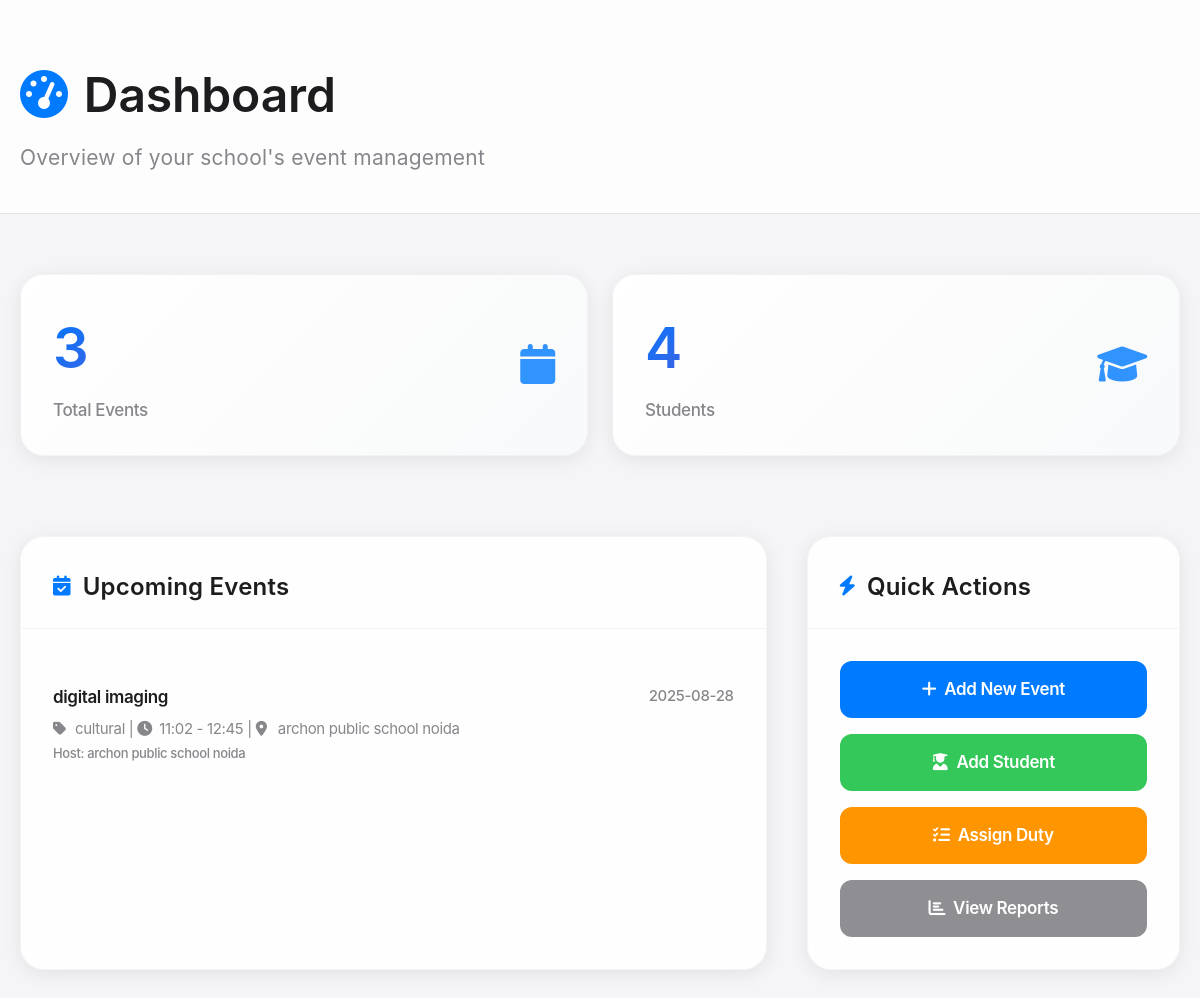
Before: / with the older database file.
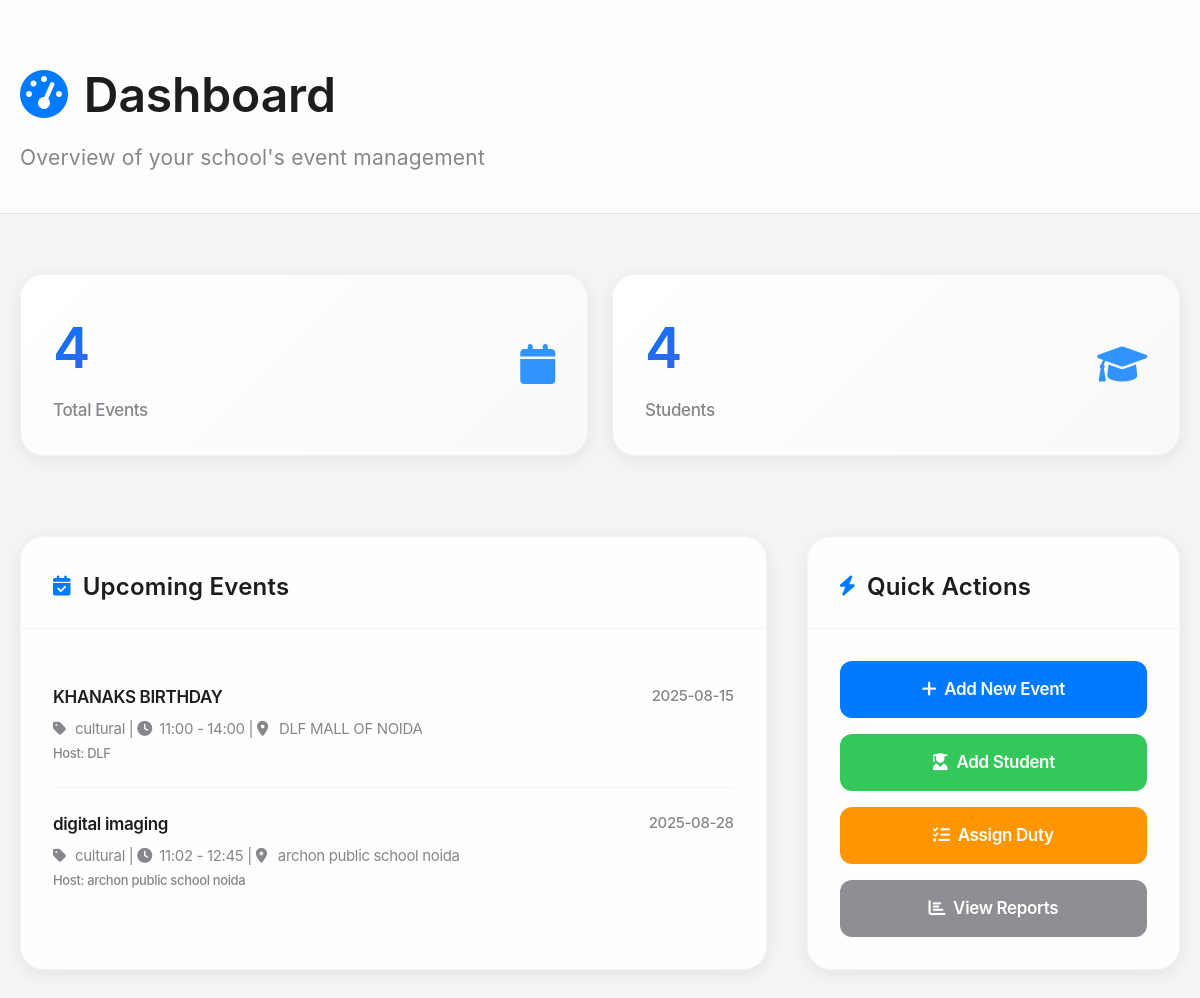
After: the same page with the newer database file.
### tables this page shows
CREATE TABLE events (
            id INTEGER PRIMARY KEY AUTOINCREMENT,
            name TEXT NOT NULL,
            type TEXT NOT NULL,
            event_date DATE NOT NULL,
            start_time TIME NOT NULL,
            end_time TIME NOT NULL,
            venue TEXT NOT NULL,
            description TEXT,
            host_school TEXT NOT NULL,
            participating_schools TEXT,
            status TEXT DEFAULT 'upcoming',
            created_at TIMESTAMP DEFAULT CURRENT_TIMESTAMP
        );

### app.py (the view)
@app.route('/')
def dashboard():
    conn = get_db_connection()
    total_events = conn.execute('SELECT COUNT(*) as count FROM events').fetchone()['count']
    total_participants = conn.execute('SELECT COUNT(*) as count FROM participants WHERE type = "student"').fetchone()['count']
    total_teachers = conn.execute('SELECT COUNT(*) as count FROM participants WHERE type = "teacher"').fetchone()['count']
    total_duties = conn.execute('SELECT COUNT(*) as count FROM duties').fetchone()['count']
    upcoming_events = conn.execute('''
        SELECT * FROM events
        WHERE event_date >= DATE('now')
        ORDER BY event_date ASC
        LIMIT 5
    ''').fetchall()
    conn.close()
    return render_template('dashboard.html',
                         total_events=total_events,
                         total_participants=total_participants,
                         total_teachers=total_teachers,
                         total_duties=total_duties,
                         upcoming_events=upcoming_events)

### app.py (called while the page is built)
def get_db_connection():
    conn = sqlite3.connect('events.db')
    conn.row_factory = sqlite3.Row
    return conn

### templates/dashboard.html (shortened to what this page needs)
<!DOCTYPE html>
<html lang="en">
<head>
    <link href="https://cdnjs.cloudflare.com/ajax/libs/font-awesome/6.0.0/css/all.min.css" rel="stylesheet">
</head>
<body>
    <div class="main-header fade-in">
        <div class="container">
            <h1><i class="fas fa-tachometer-alt"></i>Dashboard</h1>
            <p>Overview of your school's event management</p>
        </div>
    </div>
    <div class="container">
        <div class="stats-grid">
            <div class="stat-card fade-in">
                <div class="stat-card-content">
                    <div>
                        <div class="stat-number">{{ total_events }}</div>
                        <div class="stat-label">Total Events</div>
                    </div>
                    <div class="stat-icon">
                        <i class="fas fa-calendar"></i>
                    </div>
                </div>
            </div>
            <div class="stat-card fade-in">
                <div class="stat-card-content">
                    <div>
                        <div class="stat-number">{{ total_participants }}</div>
                        <div class="stat-label">Students</div>
                    </div>
                    <div class="stat-icon">
                        <i class="fas fa-graduation-cap"></i>
                    </div>
                </div>
            </div>
        </div>
        <div class="content-grid">
            <div class="apple-card fade-in">
                <div class="card-header">
                    <h2 class="card-title">
                        <i class="fas fa-calendar-check"></i>Upcoming Events
                    </h2>
                </div>
                <div class="card-body">
                    {% if upcoming_events %}
                        <ul class="event-list">
                            {% for event in upcoming_events %}
                                <li class="event-item">
                                    <div class="event-header">
                                        <div class="event-name">{{ event.name }}</div>
                                        <div class="event-date">{{ event.event_date }}</div>
                                    </div>
                                    <div class="event-details">
                                        <i class="fas fa-tag"></i>{{ event.type }} |
                                        <i class="fas fa-clock"></i>{{ event.start_time }} - {{ event.end_time }} |
                                        <i class="fas fa-map-marker-alt"></i>{{ event.venue }}
                                    </div>
                                    <div class="event-host">Host: {{ event.host_school }}</div>
                                </li>
                            {% endfor %}
                        </ul>
                    {% else %}
                        <div class="empty-state">
                            <i class="fas fa-calendar-times"></i>
                            <p>No upcoming events found.</p>
                        </div>
                    {% endif %}
                </div>
            </div>
            <div class="apple-card fade-in">
                <div class="card-header">
                    <h2 class="card-title">
                        <i class="fas fa-bolt"></i>Quick Actions
                    </h2>
                </div>
                <div class="card-body">
                    <div class="action-buttons">
                        <a href="{{ url_for('add_event') }}" class="action-btn">
                            <i class="fas fa-plus"></i>Add New Event
                        </a>
                        <a href="{{ url_for('add_participant') }}" class="action-btn success">
                            <i class="fas fa-user-graduate"></i>Add Student
                        </a>
                        <a href="{{ url_for('add_duty') }}" class="action-btn warning">
                            <i class="fas fa-tasks"></i>Assign Duty
                        </a>
                        <a href="{{ url_for('reports') }}" class="action-btn secondary">
                            <i class="fas fa-chart-bar"></i>View Reports
                        </a>
                    </div>
                </div>
            </div>
        </div>
    </div>
</body>
</html>

### templates/dashboard.html (style rules this page uses)
* { margin: 0; padding: 0; box-sizing: border-box; }
body { font-family: -apple-system, BlinkMacSystemFont, 'Segoe UI', Roboto, Oxygen, Ubuntu, Cantarell, sans-serif; background: #f5f5f7; color: #1d1d1f; line-height: 1.47059; font-weight: 400; letter-spacing: -.022em; }
.container { max-width: 1200px; margin: 0 auto; padding: 0 20px; }
.main-header { background: rgba(255, 255, 255, 0.8); backdrop-filter: saturate(180%) blur(20px); -webkit-backdrop-filter: saturate(180%) blur(20px); border-bottom: 1px solid rgba(0, 0, 0, 0.1); padding: 60px 0 40px; margin-bottom: 60px; position: sticky; top: 0; z-index: 100; }
.main-header h1 { font-size: 48px; font-weight: 600; letter-spacing: -.003em; margin-bottom: 12px; color: #1d1d1f; }
.main-header p { font-size: 21px; font-weight: 400; color: #86868b; letter-spacing: .011em; }
.main-header i { margin-right: 16px; color: #007aff; }
.stats-grid { display: grid; grid-template-columns: repeat(auto-fit, minmax(280px, 1fr)); gap: 24px; margin-bottom: 80px; }
.stat-card { background: linear-gradient(135deg, #ffffff 0%, #f8f9fa 100%); border-radius: 24px; padding: 32px; border: 1px solid rgba(0, 0, 0, 0.04); box-shadow: 0 4px 20px rgba(0, 0, 0, 0.08); transition: all 0.3s cubic-bezier(0.25, 0.46, 0.45, 0.94); position: relative; overflow: hidden; }
.stat-card::before { content: ''; position: absolute; top: 0; left: 0; right: 0; bottom: 0; background: linear-gradient(135deg, transparent 0%, rgba(0, 122, 255, 0.02) 100%); opacity: 0; transition: opacity 0.3s ease; }
.stat-card-content { display: flex; justify-content: space-between; align-items: center; position: relative; z-index: 2; }
.stat-number { font-size: 56px; font-weight: 600; letter-spacing: -.005em; margin-bottom: 8px; background: linear-gradient(135deg, #007aff 0%, #5856d6 100%); -webkit-background-clip: text; -webkit-text-fill-color: transparent; background-clip: text; }
.stat-label { font-size: 17px; color: #86868b; font-weight: 500; }
.stat-icon { font-size: 40px; color: #007aff; opacity: 0.8; }
.content-grid { display: grid; grid-template-columns: 2fr 1fr; gap: 40px; margin-bottom: 80px; }
.apple-card { background: rgba(255, 255, 255, 0.9); backdrop-filter: saturate(180%) blur(20px); -webkit-backdrop-filter: saturate(180%) blur(20px); border-radius: 24px; border: 1px solid rgba(0, 0, 0, 0.04); box-shadow: 0 4px 20px rgba(0, 0, 0, 0.08); overflow: hidden; transition: all 0.3s cubic-bezier(0.25, 0.46, 0.45, 0.94); }
.card-header { padding: 32px 32px 24px; border-bottom: 1px solid rgba(0, 0, 0, 0.04); }
.card-title { font-size: 24px; font-weight: 600; color: #1d1d1f; display: flex; align-items: center; letter-spacing: .009em; }
.card-title i { margin-right: 12px; color: #007aff; font-size: 20px; }
.card-body { padding: 32px; }
.event-list { list-style: none; }
.event-item { padding: 24px 0; border-bottom: 1px solid rgba(0, 0, 0, 0.04); transition: all 0.3s ease; }
.event-item:last-child { border-bottom: none; padding-bottom: 0; }
.event-header { display: flex; justify-content: between; align-items: flex-start; margin-bottom: 8px; }
.event-name { font-size: 17px; font-weight: 600; color: #1d1d1f; flex: 1; }
.event-date { font-size: 15px; color: #86868b; font-weight: 500; }
.event-details { font-size: 15px; color: #86868b; margin-bottom: 4px; }
.event-details i { margin-right: 8px; width: 14px; }
.event-host { font-size: 13px; color: #86868b; font-weight: 500; }
.action-buttons { display: flex; flex-direction: column; gap: 16px; }
.action-btn { background: #007aff; color: white; text-decoration: none; padding: 16px 24px; border-radius: 12px; font-size: 17px; font-weight: 600; text-align: center; transition: all 0.3s cubic-bezier(0.25, 0.46, 0.45, 0.94); border: none; cursor: pointer; position: relative; overflow: hidden; }
.action-btn::before { content: ''; position: absolute; top: 0; left: -100%; width: 100%; height: 100%; background: linear-gradient(90deg, transparent, rgba(255, 255, 255, 0.2), transparent); transition: left 0.6s; }
.action-btn.success { background: #34c759; }
.action-btn.warning { background: #ff9500; }
.action-btn.secondary { background: #8e8e93; }
.action-btn i { margin-right: 8px; }
.fade-in { opacity: 0; transform: translateY(30px); animation: fadeInUp 0.8s cubic-bezier(0.25, 0.46, 0.45, 0.94) forwards; }
.fade-in:nth-child(1) { animation-delay: 0.1s; }
.fade-in:nth-child(2) { animation-delay: 0.2s; }

Changed rows visible on the page:
added events: name "KHANAKS BIRTHDAY", event_date "2025-08-15", type "cultural", start_time "11:00", end_time "14:00", venue "DLF MALL OF NOIDA", host_school "DLF"
Other visible differences:
{{ total_events }}: "3" → "4"
